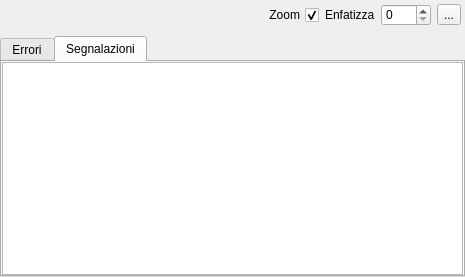
<?xml version="1.0" encoding="UTF-8"?>
<ui version="4.0">
 <class>QGISAgriErrorPanel</class>
 <widget class="QDockWidget" name="QGISAgriErrorPanel">
  <property name="geometry">
   <rect>
    <x>0</x>
    <y>0</y>
    <width>465</width>
    <height>277</height>
   </rect>
  </property>
  <property name="minimumSize">
   <size>
    <width>350</width>
    <height>207</height>
   </size>
  </property>
  <property name="font">
   <font>
    <weight>75</weight>
    <bold>true</bold>
   </font>
  </property>
  <property name="styleSheet">
   <string notr="true">QLabel[class=boldText] {
	font-weight: bold;
}

QFrame[class=&quot;toolbar&quot;] {
	border-top: 1px solid gray;
    background-color: rgb(255, 254, 247);
}
QDockWidget::title { 
     text-align: middle; 

}
QDockWidget { 

}
</string>
  </property>
  <property name="floating">
   <bool>false</bool>
  </property>
  <property name="features">
   <set>QDockWidget::AllDockWidgetFeatures</set>
  </property>
  <property name="windowTitle">
   <string>QGIS Agri - Elenco errori</string>
  </property>
  <widget class="QWidget" name="dockErrWidgetContents">
   <layout class="QVBoxLayout" name="verticalLayout_5">
    <property name="leftMargin">
     <number>0</number>
    </property>
    <property name="topMargin">
     <number>0</number>
    </property>
    <property name="rightMargin">
     <number>0</number>
    </property>
    <property name="bottomMargin">
     <number>0</number>
    </property>
    <item alignment="Qt::AlignRight">
     <widget class="QFrame" name="panCommands">
      <layout class="QHBoxLayout" name="horizontalLayout">
       <property name="leftMargin">
        <number>4</number>
       </property>
       <property name="topMargin">
        <number>4</number>
       </property>
       <property name="rightMargin">
        <number>4</number>
       </property>
       <property name="bottomMargin">
        <number>4</number>
       </property>
       <item>
        <widget class="QCheckBox" name="chkZoom">
         <property name="toolTip">
          <string>Abilita lo zoom sulla geometria errata</string>
         </property>
         <property name="layoutDirection">
          <enum>Qt::RightToLeft</enum>
         </property>
         <property name="text">
          <string>Zoom</string>
         </property>
         <property name="checked">
          <bool>true</bool>
         </property>
        </widget>
       </item>
       <item>
        <widget class="QLabel" name="label">
         <property name="toolTip">
          <string>Aumenta l'evidenziazione della geometria errata</string>
         </property>
         <property name="text">
          <string>Enfatizza</string>
         </property>
        </widget>
       </item>
       <item>
        <widget class="QSpinBox" name="spinGeomBuffer">
         <property name="minimumSize">
          <size>
           <width>50</width>
           <height>0</height>
          </size>
         </property>
         <property name="minimum">
          <number>0</number>
         </property>
         <property name="maximum">
          <number>10</number>
         </property>
        </widget>
       </item>
       <item>
        <widget class="QToolButton" name="tbOptions">
         <property name="toolTip">
          <string>Opzioni verifiche</string>
         </property>
         <property name="text">
          <string>...</string>
         </property>
        </widget>
       </item>
      </layout>
     </widget>
    </item>
    <item>
     <widget class="QTabWidget" name="tabErrors">
      <property name="currentIndex">
       <number>1</number>
      </property>
      <widget class="QWidget" name="errorsPage">
       <attribute name="title">
        <string>Errori</string>
       </attribute>
       <layout class="QVBoxLayout" name="verticalLayout_4">
        <property name="leftMargin">
         <number>0</number>
        </property>
        <property name="topMargin">
         <number>0</number>
        </property>
        <property name="rightMargin">
         <number>0</number>
        </property>
        <property name="bottomMargin">
         <number>0</number>
        </property>
        <item>
         <widget class="QTableView" name="errorsGrid">
          <property name="toolTip">
           <string>Doppio click per visualizzare l'errore</string>
          </property>
          <property name="editTriggers">
           <set>QAbstractItemView::NoEditTriggers</set>
          </property>
          <property name="selectionMode">
           <enum>QAbstractItemView::SingleSelection</enum>
          </property>
          <property name="selectionBehavior">
           <enum>QAbstractItemView::SelectRows</enum>
          </property>
          <attribute name="horizontalHeaderStretchLastSection">
           <bool>true</bool>
          </attribute>
         </widget>
        </item>
       </layout>
      </widget>
      <widget class="QWidget" name="warningsPage">
       <attribute name="title">
        <string>Segnalazioni</string>
       </attribute>
       <layout class="QVBoxLayout" name="verticalLayout">
        <property name="leftMargin">
         <number>0</number>
        </property>
        <property name="topMargin">
         <number>0</number>
        </property>
        <property name="rightMargin">
         <number>0</number>
        </property>
        <property name="bottomMargin">
         <number>0</number>
        </property>
        <item>
         <widget class="QTableView" name="warningsGrid">
          <property name="toolTip">
           <string>Doppio click per visualizzare la segnalazione</string>
          </property>
          <property name="editTriggers">
           <set>QAbstractItemView::NoEditTriggers</set>
          </property>
          <property name="selectionMode">
           <enum>QAbstractItemView::SingleSelection</enum>
          </property>
          <property name="selectionBehavior">
           <enum>QAbstractItemView::SelectRows</enum>
          </property>
          <attribute name="horizontalHeaderStretchLastSection">
           <bool>true</bool>
          </attribute>
         </widget>
        </item>
       </layout>
      </widget>
     </widget>
    </item>
   </layout>
  </widget>
 </widget>
 <resources/>
 <connections/>
</ui>
